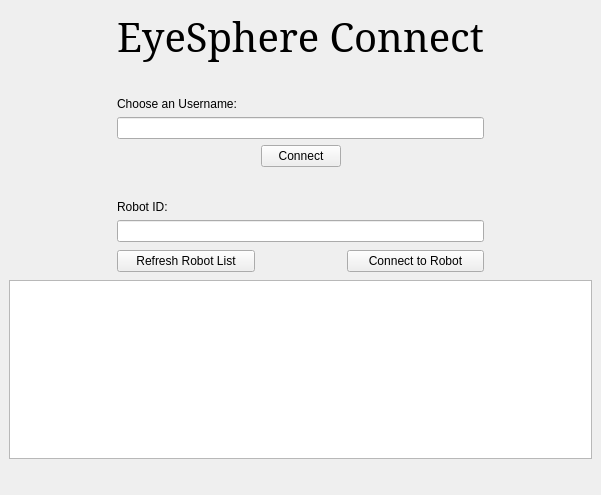
<?xml version="1.0" encoding="UTF-8"?>
<ui version="4.0">
 <class>MainWindow</class>
 <widget class="QMainWindow" name="MainWindow">
  <property name="geometry">
   <rect>
    <x>0</x>
    <y>0</y>
    <width>601</width>
    <height>495</height>
   </rect>
  </property>
  <property name="windowTitle">
   <string>MainWindow</string>
  </property>
  <widget class="QWidget" name="centralwidget">
   <layout class="QGridLayout" name="gridLayout" rowstretch="2,0,0,0,0,0,0,0,0,0,0,0">
    <item row="5" column="2">
     <spacer name="verticalSpacer">
      <property name="orientation">
       <enum>Qt::Vertical</enum>
      </property>
      <property name="sizeHint" stdset="0">
       <size>
        <width>20</width>
        <height>40</height>
       </size>
      </property>
     </spacer>
    </item>
    <item row="4" column="1">
     <spacer name="horizontalSpacer">
      <property name="orientation">
       <enum>Qt::Horizontal</enum>
      </property>
      <property name="sizeHint" stdset="0">
       <size>
        <width>40</width>
        <height>20</height>
       </size>
      </property>
     </spacer>
    </item>
    <item row="2" column="1" colspan="3">
     <widget class="QLabel" name="info">
      <property name="text">
       <string>Choose an Username:</string>
      </property>
     </widget>
    </item>
    <item row="6" column="1" colspan="3">
     <widget class="QLabel" name="label">
      <property name="text">
       <string>Robot ID:</string>
      </property>
     </widget>
    </item>
    <item row="1" column="2">
     <spacer name="verticalSpacer_2">
      <property name="orientation">
       <enum>Qt::Vertical</enum>
      </property>
      <property name="sizeHint" stdset="0">
       <size>
        <width>20</width>
        <height>40</height>
       </size>
      </property>
     </spacer>
    </item>
    <item row="4" column="2">
     <widget class="QPushButton" name="userConnect">
      <property name="text">
       <string>Connect</string>
      </property>
     </widget>
    </item>
    <item row="11" column="2">
     <spacer name="verticalSpacer_3">
      <property name="orientation">
       <enum>Qt::Vertical</enum>
      </property>
      <property name="sizeHint" stdset="0">
       <size>
        <width>20</width>
        <height>40</height>
       </size>
      </property>
     </spacer>
    </item>
    <item row="3" column="1" colspan="3">
     <widget class="QLineEdit" name="username">
      <property name="inputMethodHints">
       <set>Qt::ImhNone</set>
      </property>
     </widget>
    </item>
    <item row="0" column="1" colspan="3">
     <widget class="QLabel" name="title">
      <property name="font">
       <font>
        <family>Serif</family>
        <pointsize>30</pointsize>
       </font>
      </property>
      <property name="text">
       <string>EyeSphere Connect</string>
      </property>
      <property name="alignment">
       <set>Qt::AlignCenter</set>
      </property>
     </widget>
    </item>
    <item row="9" column="0" colspan="5">
     <widget class="QPlainTextEdit" name="shell">
      <property name="font">
       <font>
        <pointsize>14</pointsize>
       </font>
      </property>
     </widget>
    </item>
    <item row="7" column="1" colspan="3">
     <widget class="QLineEdit" name="robotID"/>
    </item>
    <item row="8" column="2">
     <spacer name="verticalSpacer_4">
      <property name="orientation">
       <enum>Qt::Vertical</enum>
      </property>
      <property name="sizeHint" stdset="0">
       <size>
        <width>20</width>
        <height>40</height>
       </size>
      </property>
     </spacer>
    </item>
    <item row="4" column="3">
     <spacer name="horizontalSpacer_2">
      <property name="orientation">
       <enum>Qt::Horizontal</enum>
      </property>
      <property name="sizeHint" stdset="0">
       <size>
        <width>40</width>
        <height>20</height>
       </size>
      </property>
     </spacer>
    </item>
    <item row="4" column="4">
     <spacer name="horizontalSpacer_4">
      <property name="orientation">
       <enum>Qt::Horizontal</enum>
      </property>
      <property name="sizeHint" stdset="0">
       <size>
        <width>40</width>
        <height>20</height>
       </size>
      </property>
     </spacer>
    </item>
    <item row="4" column="0">
     <spacer name="horizontalSpacer_3">
      <property name="orientation">
       <enum>Qt::Horizontal</enum>
      </property>
      <property name="sizeHint" stdset="0">
       <size>
        <width>40</width>
        <height>20</height>
       </size>
      </property>
     </spacer>
    </item>
    <item row="8" column="1">
     <widget class="QPushButton" name="refresh">
      <property name="text">
       <string>Refresh Robot List</string>
      </property>
     </widget>
    </item>
    <item row="8" column="3">
     <widget class="QPushButton" name="robotConnect">
      <property name="text">
       <string>Connect to Robot</string>
      </property>
     </widget>
    </item>
   </layout>
  </widget>
 </widget>
 <resources/>
 <connections/>
</ui>
